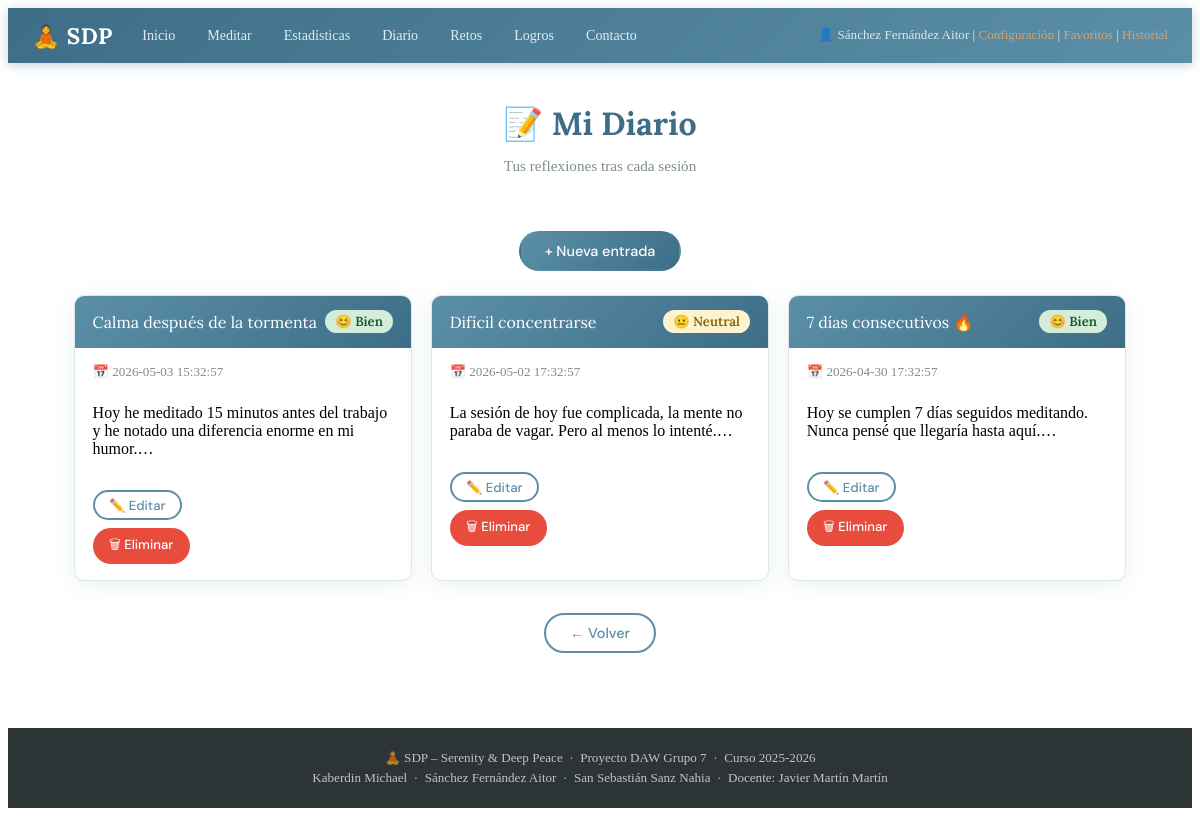
/controller/DiarioController.php?action=listar (signed in), run on the app's committed database.
### tables this page shows
CREATE TABLE IF NOT EXISTS diario (
    id_entrada    INT AUTO_INCREMENT PRIMARY KEY,
    id_usuario    INT NOT NULL,
    titulo        VARCHAR(200) NOT NULL,
    contenido     TEXT NOT NULL,
    humor         ENUM('bien','neutral','mal') NOT NULL DEFAULT 'neutral',
    fecha_entrada DATETIME NOT NULL DEFAULT CURRENT_TIMESTAMP,
    FOREIGN KEY (id_usuario) REFERENCES usuarios(id_usuario) ON DELETE CASCADE
);

### dao/SDPBD.php (called while the page is built, shortened)
<?php
class SDPBD {
    private static $conexion = null;
    private static function conexionBD() {
        $config = parse_ini_file(__DIR__ . "/../config/conf.ini");
        if (self::$conexion === null) {
            self::$conexion = new mysqli(
                $config['server'],
                $config['user'],
                $config['pasw'],
                $config['bd']
            );
        }
        self::$conexion->set_charset("utf8mb4");
        return self::$conexion;
    }
    public static function preparar($conexion, $consulta, ...$parametros) {
        $preparacion = $conexion->prepare($consulta);
        if ($parametros) {
            $tipos = "";
            foreach ($parametros as $parametro) {
                $tipos .= is_int($parametro) ? "i" : "s";
            }
            $preparacion->bind_param($tipos, ...$parametros);
        }
        return $preparacion;
    }
    public static function consultaLectura($consulta, ...$parametros) {
        $conexion    = self::conexionBD();
        $preparacion = self::preparar($conexion, $consulta, ...$parametros);
        $preparacion->execute();
        $resultado = $preparacion->get_result();
        if ($resultado->num_rows > 0) {
            return $resultado->fetch_all(MYSQLI_ASSOC);
        }
        return null;
    }
}
?>

### dao/DiarioDAO.php (called while the page is built, shortened)
<?php
require_once(__DIR__ . '/../dao/SDPBD.php');
require_once(__DIR__ . '/../model/DiarioModel.php');
class DiarioDAO {
    private static function filaAModelo($fila) {
        $d = new DiarioModel();
        $d->setIdEntrada($fila['id_entrada']);
        $d->setIdUsuario($fila['id_usuario']);
        $d->setTitulo($fila['titulo']);
        $d->setContenido($fila['contenido']);
        $d->setHumor($fila['humor']);
        $d->setFechaEntrada($fila['fecha_entrada']);
        return $d;
    }
    public static function listarPorUsuario($id_usuario) {
        $consulta  = "SELECT * FROM diario WHERE id_usuario = ? ORDER BY fecha_entrada DESC";
        $resultado = SDPBD::consultaLectura($consulta, $id_usuario);
        $lista = [];
        if ($resultado) {
            foreach ($resultado as $fila) {
                $lista[] = self::filaAModelo($fila);
            }
        }
        return $lista;
    }
}
?>

### model/DiarioModel.php (called while the page is built, shortened)
<?php
class DiarioModel {
    private $titulo;
    private $contenido;
    private $humor;
    private $fecha_entrada;
    public function getTitulo()        { return $this->titulo; }
    public function setTitulo($v)      { $this->titulo = $v; }
    public function getContenido()     { return $this->contenido; }
    public function setContenido($v)   { $this->contenido = $v; }
    public function getHumor()         { return $this->humor; }
    public function setHumor($v)       { $this->humor = $v; }
    public function getFechaEntrada()  { return $this->fecha_entrada; }
    public function setFechaEntrada($v){ $this->fecha_entrada = $v; }
}
?>

### view/diarioListView.php (the view, shortened to what this page needs)
<?php include __DIR__ . '/../view/statics/cabeceraView.php'; ?>
<main>
    <h1>📝 Mi Diario</h1>
    <p class="subtitulo">Tus reflexiones tras cada sesión</p>
    <div class="dashboardActions" style="justify-content:flex-end;">
        <form method="POST" action="../controller/DiarioController.php">
            <button type="submit" class="botones botones-primario">+ Nueva entrada</button>
        </form>
    </div>
    <?php if (empty($entradas)): ?>
        <p class="texto-vacio">Aún no has escrito ninguna entrada. ¡Escribe cómo te has sentido tras tu primera sesión!</p>
    <?php else: ?>
    <div class="tarjetas-grid">
        <?php foreach ($entradas as $entrada): ?>
        <div class="tarjeta-diario">
            <div class="tarjeta-cabecera">
                <span><?php echo htmlspecialchars($entrada->getTitulo()); ?></span>
                <span class="humor humor-<?php echo $entrada->getHumor(); ?>">
                    <?php
                    $humorTexto = '😐 Neutral';
                    switch ($entrada->getHumor()) {
                        case 'bien':
                            $humorTexto = '😊 Bien';
                            break;
                    }
                    echo $humorTexto;
                    ?>
                </span>
            </div>
            <div class="tarjeta-cuerpo">
                <p class="tarjeta-meta">📅 <?php echo $entrada->getFechaEntrada(); ?></p>
                <p><?php echo htmlspecialchars(mb_substr($entrada->getContenido(), 0, 120)) . '…'; ?></p>
                <div class="tarjeta-acciones">
                    <form method="POST" action="../controller/DiarioController.php" style="display:inline;">
                        <button type="submit" class="botones btn-sm">✏️ Editar</button>
                    </form>
                    <form method="POST" action="../controller/DiarioController.php" style="display:inline;"
                          onsubmit="return confirm('¿Eliminar esta entrada?');">
                        <button type="submit" class="botones botones-peligro btn-sm">🗑 Eliminar</button>
                    </form>
                </div>
            </div>
        </div>
        <?php endforeach; ?>
    </div>
    <?php endif; ?>
    <div class="dashboardActions">
        <button class="botones" onclick="history.back()">← Volver</button>
    </div>
</main>
<?php include __DIR__ . '/../view/statics/pieView.php'; ?>

### assets/css/styles.css (style rules this page uses)
:root { --primario: #5b8fa8; --primario-dk: #3e6e87; --secundario: #a8c5bc; --acento: #d4a373; --fondo: #f8f5f0; --fondo-card: #ffffff; --texto: #2d3436; --texto-muted: #7f8c8d; --borde: #dde8e5; --peligro: #e74c3c; --ok: #27ae60; --sombra: 0 4px 20px rgba(91, 143, 168, .12); --radio: 10px; }
*, *::before, *::after { box-sizing: border-box; }
h1, h2, h3, h4 { font-family: 'Lora', serif; color: var(--primario-dk); margin-top: 0; }
main { grid-area: main; padding: 2.5rem 1.5rem; display: flex; flex-direction: column; align-items: center; max-width: 1100px; margin: 0 auto; width: 100%; }
.subtitulo { color: var(--texto-muted); margin-top: -.5rem; margin-bottom: 1.5rem; font-size: .95rem; }
form { all: unset; width: 100%; display: flex; flex-direction: column; align-items: center; }
.botones { display: inline-block; padding: .55rem 1.5rem; background: var(--fondo-card); color: var(--primario); border: 2px solid var(--primario); border-radius: 25px; font-family: 'DM Sans', sans-serif; font-weight: 500; font-size: .9rem; cursor: pointer; margin-top: .5rem; text-decoration: none; transition: all .2s; }
.botones-primario { background: linear-gradient(135deg, var(--primario), var(--primario-dk)); color: #fff; border-color: transparent; }
.botones-peligro { background: var(--peligro); color: #fff; border-color: transparent; }
.btn-sm { padding: .3rem .9rem; font-size: .82rem; margin-top: 0; }
.dashboardActions { display: flex; flex-wrap: wrap; gap: .7rem; justify-content: center; margin-top: 1.5rem; width: 100%; }
.tarjetas-grid { display: grid; grid-template-columns: repeat(auto-fit, minmax(280px, 1fr)); gap: 1.2rem; width: 100%; margin-top: 1.5rem; }
.tarjeta-tipo, .tarjeta-med, .tarjeta-resp, .tarjeta-diario, .tarjeta-reto { background: var(--fondo-card); border: 1px solid var(--borde); border-radius: var(--radio); box-shadow: var(--sombra); overflow: hidden; transition: transform .25s, box-shadow .25s; }
.tarjeta-cabecera { background: linear-gradient(135deg, var(--primario), var(--primario-dk)); color: #fff; padding: .9rem 1.1rem; font-family: 'Lora', serif; font-size: 1rem; display: flex; justify-content: space-between; align-items: center; gap: .5rem; }
.tarjeta-cuerpo { padding: 1rem 1.1rem; display: flex; flex-direction: column; gap: .5rem; }
.tarjeta-meta { font-size: .82rem; color: var(--texto-muted); margin: 0; }
.tarjeta-acciones { display: flex; gap: .5rem; flex-wrap: wrap; margin-top: .5rem; }
.humor { font-size: .82rem; font-weight: 600; padding: .2rem .65rem; border-radius: 20px; }
.humor-bien { background: #d4edda; color: #155724; }
.humor-neutral { background: #fff3cd; color: #856404; }

### data on the page
diario: titulo "Calma después de la tormenta", humor "😊 Bien", fecha_entrada "2026-05-03 15:32:57", contenido "Hoy he meditado 15 minutos antes del trabajo y he notado una diferencia enorme en mi humor."
diario: titulo "Difícil concentrarse", humorTexto "😐 Neutral", fecha_entrada "2026-05-02 17:32:57", contenido "La sesión de hoy fue complicada, la mente no paraba de vagar. Pero al menos lo intenté."
diario: titulo "7 días consecutivos 🔥", humor "😊 Bien", fecha_entrada "2026-04-30 17:32:57", contenido "Hoy se cumplen 7 días seguidos meditando. Nunca pensé que llegaría hasta aquí."

### other printed values
$_SESSION['nombre_completo'] "Sánchez Fernández Aitor"
